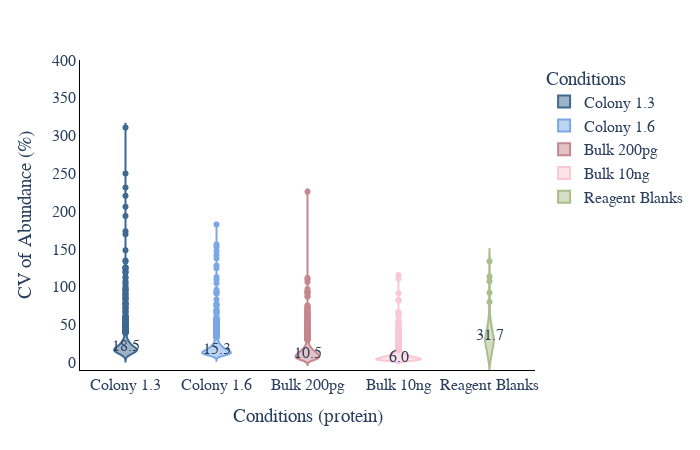

Write notebook code for a chart like this one.
### Code cell
# CV violin plot
plot_options={    
        "median label": "True", #only works for total and MS2, can be found in CV_summary if you set WRITE_OUTPUT = True
        "box": False,
        "X Title": "Conditions (protein)",
        "Y Title": "CV of Abundance (%)",
        "color": ["#3E6990", "#7aa8e6","#C6878F", "#fac8d3","#AABD8C", "#E9E3B4",  "#F39B6D", "#C6878F", "pink",
                  "orange", "brown", "pink", "gray", "olive", "cyan", "black","red",
                  "yellow","green","blue","indigo","violet"],
        "width": 700,
        "height": 450,
        "font": dict(size=16, family="Arial black"),
        "ylimits": [-10, 400],
        "CV mode": "MS2",#grouped, total, MS2, grouped_stacked, stacked
        "Group By X": "Gradient Length", #ID_Mode does MS2 vs MBR
        "Group By Color": "Acquisition Mode",#ID_Mode does MS2 vs MBR
        "Group By Stack": "ID_Mode" #ID_Mode does MS2 vs MBR
    }
plot_options["plot_type"] = 1 # 1 is protein, 2 is peptide
figure, _, _ =CV_plots(data_obj, plot_options, saved_settings,username="10min")
figure.show()

### Figure 1 — Plotly figure (JSON) as saved in the notebook; plotly's stock layout.template omitted (floating-point values rounded to 4 significant figures; data arrays with more than 128 entries replaced by an {"elided": "..."} marker saying what was removed)
{"data": [{"alignmentgroup": "True", "box": {"visible": false}, "hovertemplate": "Conditions=%{x}<br>CV=%{y}<extra></extra>", "legendgroup": "Colony 1.3", "marker": {"color": "#3E6990"}, "name": "Colony 1.3", "offsetgroup": "Colony 1.3", "orientation": "v", "scalegroup": "True", "showlegend": true, "type": "violin", "x": {"elided": "1417 str values"}, "x0": " ", "xaxis": "x", "y": {"elided": "1417 float values"}, "y0": " ", "yaxis": "y"}, {"alignmentgroup": "True", "box": {"visible": false}, "hovertemplate": "Conditions=%{x}<br>CV=%{y}<extra></extra>", "legendgroup": "Colony 1.6", "marker": {"color": "#7aa8e6"}, "name": "Colony 1.6", "offsetgroup": "Colony 1.6", "orientation": "v", "scalegroup": "True", "showlegend": true, "type": "violin", "x": {"elided": "1845 str values"}, "x0": " ", "xaxis": "x", "y": {"elided": "1845 float values"}, "y0": " ", "yaxis": "y"}, {"alignmentgroup": "True", "box": {"visible": false}, "hovertemplate": "Conditions=%{x}<br>CV=%{y}<extra></extra>", "legendgroup": "Bulk 200pg", "marker": {"color": "#C6878F"}, "name": "Bulk 200pg", "offsetgroup": "Bulk 200pg", "orientation": "v", "scalegroup": "True", "showlegend": true, "type": "violin", "x": {"elided": "2622 str values"}, "x0": " ", "xaxis": "x", "y": {"elided": "2622 float values"}, "y0": " ", "yaxis": "y"}, {"alignmentgroup": "True", "box": {"visible": false}, "hovertemplate": "Conditions=%{x}<br>CV=%{y}<extra></extra>", "legendgroup": "Bulk 10ng", "marker": {"color": "#fac8d3"}, "name": "Bulk 10ng", "offsetgroup": "Bulk 10ng", "orientation": "v", "scalegroup": "True", "showlegend": true, "type": "violin", "x": {"elided": "5728 str values"}, "x0": " ", "xaxis": "x", "y": {"elided": "5728 float values"}, "y0": " ", "yaxis": "y"}, {"alignmentgroup": "True", "box": {"visible": false}, "hovertemplate": "Conditions=%{x}<br>CV=%{y}<extra></extra>", "legendgroup": "Reagent Blanks", "marker": {"color": "#AABD8C"}, "name": "Reagent Blanks", "offsetgroup": "Reagent Blanks", "orientation": "v", "scalegroup": "True", "showlegend": true, "type": "violin", "x": ["Reagent Blanks", "Reagent Blanks", "Reagent Blanks", "Reagent Blanks", "Reagent Blanks", "Reagent Blanks", "Reagent Blanks", "Reagent Blanks", "Reagent Blanks", "Reagent Blanks", "Reagent Blanks", "Reagent Blanks", "Reagent Blanks", "Reagent Blanks", "Reagent Blanks", "Reagent Blanks", "Reagent Blanks", "Reagent Blanks", "Reagent Blanks", "Reagent Blanks", "Reagent Blanks", "Reagent Blanks", "Reagent Blanks", "Reagent Blanks", "Reagent Blanks", "Reagent Blanks", "Reagent Blanks", "Reagent Blanks", "Reagent Blanks", "Reagent Blanks", "Reagent Blanks", "Reagent Blanks", "Reagent Blanks", "Reagent Blanks", "Reagent Blanks", "Reagent Blanks", "Reagent Blanks", "Reagent Blanks", "Reagent Blanks", "Reagent Blanks", "Reagent Blanks", "Reagent Blanks", "Reagent Blanks", "Reagent Blanks", "Reagent Blanks", "Reagent Blanks", "Reagent Blanks", "Reagent Blanks", "Reagent Blanks", "Reagent Blanks", "Reagent Blanks", "Reagent Blanks"], "x0": " ", "xaxis": "x", "y": [41.34, 45.9, 29.97, 42.72, 47.7, 26.88, 30.4, 17.38, 23.48, 23.39, 20.69, 5.655, 8.489, 30.73, 29.48, 32.83, 60.41, 19.6, 29.77, 20.45, 34.81, 25.44, 33.75, 21.15, 11.32, 43.6, 14.49, 54.38, 32.0, 25.64, 16.03, 55.44, 7.722, 80.02, 7.729, 40.89, 133.7, 92.23, 38.08, 72.92, 32.77, 49.62, 34.0, 48.55, 36.29, 6.199, 107.5, 33.9, 113.7, 27.21, 31.43, 24.17], "y0": " ", "yaxis": "y"}], "layout": {"annotations": [{"showarrow": false, "text": "6.0", "x": "Bulk 10ng", "y": 6.846}, {"showarrow": false, "text": "10.5", "x": "Bulk 200pg", "y": 12.13}, {"showarrow": false, "text": "18.5", "x": "Colony 1.3", "y": 21.3}, {"showarrow": false, "text": "15.3", "x": "Colony 1.6", "y": 17.59}, {"showarrow": false, "text": "31.7", "x": "Reagent Blanks", "y": 36.47}], "font": {"family": "Arial black", "size": 16}, "height": 450, "legend": {"title": {"text": "Conditions"}, "tracegroupgap": 0}, "margin": {"t": 60}, "paper_bgcolor": "white", "plot_bgcolor": "white", "showlegend": true, "violinmode": "overlay", "width": 700, "xaxis": {"anchor": "y", "categoryarray": ["Colony 1.3", "Colony 1.6", "Bulk 200pg", "Bulk 10ng", "Reagent Blanks"], "categoryorder": "array", "domain": [0, 1], "linecolor": "black", "linewidth": 1, "showline": true, "title": {"text": "Conditions (protein)"}}, "yaxis": {"anchor": "x", "domain": [0, 1], "linecolor": "black", "linewidth": 1, "range": [-10, 400], "showline": true, "title": {"text": "CV of Abundance (%)"}}}}
